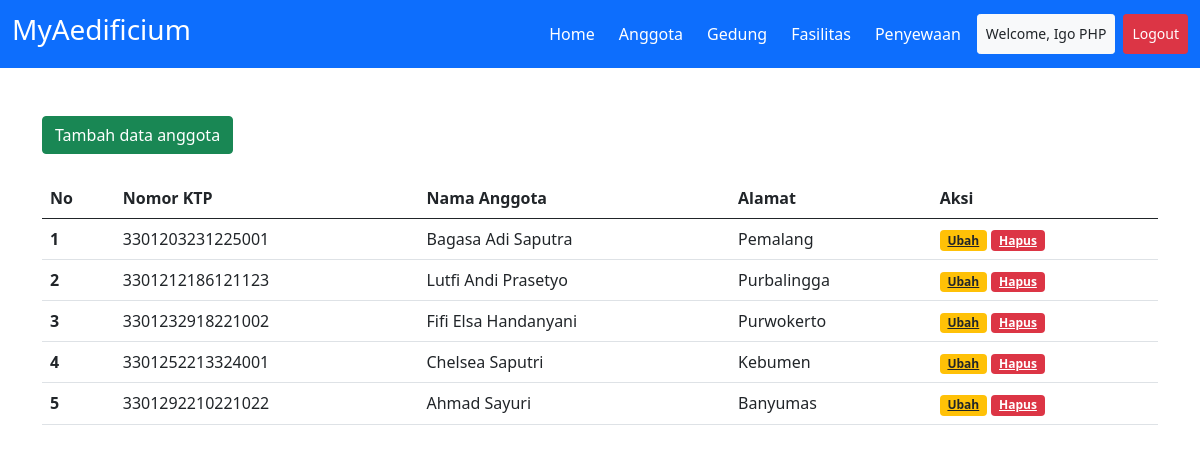
Screenshot of /src/anggota.php (signed in) with the database file from the repository.
### tables this page shows
CREATE TABLE `anggota` (
  `no_ktp` char(16) NOT NULL,
  `nama` varchar(32) DEFAULT NULL,
  `alamat` varchar(32) DEFAULT NULL
);

### src/anggota.php (the view, shortened to what this page needs)
<?php
include '../connection/config.php';
include '../components/header.php';
?>
<div class="row">
  <div class="col-md-12">
    <button type="button" class="btn btn-success mb-4" data-bs-toggle="modal" data-bs-target="#staticBackdrop">
      Tambah data anggota
    </button>
    <div class="table-responsive">
      <table class="table table-hover">
        <thead>
          <tr>
            <th scope="col">No</th>
            <th scope="col">Nomor KTP</th>
            <th scope="col">Nama Anggota</th>
            <th scope="col">Alamat</th>
            <th scope="col">Aksi</th>
          </tr>
        </thead>
        <tbody>
          <?php
          $a = 1;
          $sql = "SELECT * FROM anggota";
          $query = mysqli_query($connect, $sql);
          while ($data = mysqli_fetch_assoc($query)) :
          ?>
            <tr>
              <th scope="row"><?= $a++ ?></th>
              <td><?= $data['no_ktp'] ?></td>
              <td><?= $data['nama'] ?></td>
              <td><?= $data['alamat'] ?></td>
              <td>
                <a href="./ubah_anggota.php?no_ktp=<?= $data['no_ktp'] ?>" class="badge bg-warning text-dark">Ubah</a>
                <a href="./delete_anggota.php?no_ktp=<?= $data['no_ktp'] ?>" onclick="return confirm('Apakah anda ingin dihapus?')" class="badge bg-danger">Hapus</a>
              </td>
            </tr>
          <?php
          endwhile;
          ?>
        </tbody>
      </table>
    </div>
  </div>
</div>
<?php
include '../components/footer.php'
?>

### rows the page displays
anggota: no_ktp "3301203231225001", nama "Bagasa Adi Saputra", alamat "Pemalang"
anggota: no_ktp "3301212186121123", nama "Lutfi Andi Prasetyo", alamat "Purbalingga"
anggota: no_ktp "3301232918221002", nama "Fifi Elsa Handanyani", alamat "Purwokerto"
anggota: no_ktp "3301252213324001", nama "Chelsea Saputri", alamat "Kebumen"
anggota: no_ktp "3301292210221022", nama "Ahmad Sayuri", alamat "Banyumas"

### other values shown
$_SESSION['nama_lengkap'] "Igo PHP"
